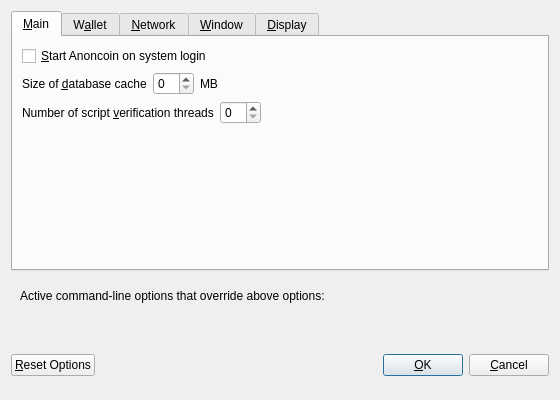
<?xml version="1.0" encoding="UTF-8"?>
<ui version="4.0">
 <class>OptionsDialog</class>
 <widget class="QDialog" name="OptionsDialog">
  <property name="geometry">
   <rect>
    <x>0</x>
    <y>0</y>
    <width>560</width>
    <height>400</height>
   </rect>
  </property>
  <property name="windowTitle">
   <string>Options</string>
  </property>
  <property name="modal">
   <bool>true</bool>
  </property>
  <layout class="QVBoxLayout" name="verticalLayout">
   <item>
    <widget class="QTabWidget" name="tabWidget">
     <property name="currentIndex">
      <number>0</number>
     </property>
     <widget class="QWidget" name="tabMain">
      <attribute name="title">
       <string>&amp;Main</string>
      </attribute>
      <layout class="QVBoxLayout" name="verticalLayout_Main">
       <item>
        <widget class="QCheckBox" name="anoncoinAtStartup">
         <property name="toolTip">
          <string>Automatically start Anoncoin after logging in to the system.</string>
         </property>
         <property name="text">
          <string>&amp;Start Anoncoin on system login</string>
         </property>
        </widget>
       </item>
       <item>
        <layout class="QHBoxLayout" name="horizontalLayout_2_Main">
         <item>
          <widget class="QLabel" name="databaseCacheLabel">
           <property name="text">
            <string>Size of &amp;database cache</string>
           </property>
           <property name="textFormat">
            <enum>Qt::PlainText</enum>
           </property>
           <property name="buddy">
            <cstring>databaseCache</cstring>
           </property>
          </widget>
         </item>
         <item>
          <widget class="QSpinBox" name="databaseCache"/>
         </item>
         <item>
          <widget class="QLabel" name="databaseCacheUnitLabel">
           <property name="text">
            <string>MB</string>
           </property>
           <property name="textFormat">
            <enum>Qt::PlainText</enum>
           </property>
          </widget>
         </item>
         <item>
          <spacer name="horizontalSpacer_2_Main">
           <property name="orientation">
            <enum>Qt::Horizontal</enum>
           </property>
           <property name="sizeHint" stdset="0">
            <size>
             <width>40</width>
             <height>20</height>
            </size>
           </property>
          </spacer>
         </item>
        </layout>
       </item>
       <item>
        <layout class="QHBoxLayout" name="horizontalLayout_3_Main">
         <item>
          <widget class="QLabel" name="threadsScriptVerifLabel">
           <property name="text">
            <string>Number of script &amp;verification threads</string>
           </property>
           <property name="textFormat">
            <enum>Qt::PlainText</enum>
           </property>
           <property name="buddy">
            <cstring>threadsScriptVerif</cstring>
           </property>
          </widget>
         </item>
         <item>
          <widget class="QSpinBox" name="threadsScriptVerif">
           <property name="toolTip">
            <string>(0 = auto, &lt;0 = leave that many cores free)</string>
           </property>
          </widget>
         </item>
         <item>
          <spacer name="horizontalSpacer_3_Main">
           <property name="orientation">
            <enum>Qt::Horizontal</enum>
           </property>
           <property name="sizeHint" stdset="0">
            <size>
             <width>40</width>
             <height>20</height>
            </size>
           </property>
          </spacer>
         </item>
        </layout>
       </item>
       <item>
        <spacer name="verticalSpacer_Main">
         <property name="orientation">
          <enum>Qt::Vertical</enum>
         </property>
         <property name="sizeHint" stdset="0">
          <size>
           <width>20</width>
           <height>40</height>
          </size>
         </property>
        </spacer>
       </item>
      </layout>
     </widget>
     <widget class="QWidget" name="tabWallet">
      <attribute name="title">
       <string>W&amp;allet</string>
      </attribute>
      <layout class="QVBoxLayout" name="verticalLayout_Wallet">
       <item>
        <widget class="QLabel" name="transactionFeeInfoLabel">
         <property name="text">
          <string>Optional transaction fee per kB that helps make sure your transactions are processed quickly. Most transactions are 1 kB.</string>
         </property>
         <property name="textFormat">
          <enum>Qt::PlainText</enum>
         </property>
         <property name="wordWrap">
          <bool>true</bool>
         </property>
        </widget>
       </item>
       <item>
        <layout class="QHBoxLayout" name="horizontalLayout_1_Wallet">
         <item>
          <widget class="QLabel" name="transactionFeeLabel">
           <property name="text">
            <string>Pay transaction &amp;fee</string>
           </property>
           <property name="textFormat">
            <enum>Qt::PlainText</enum>
           </property>
           <property name="buddy">
            <cstring>transactionFee</cstring>
           </property>
          </widget>
         </item>
         <item>
          <widget class="AnoncoinAmountField" name="transactionFee"/>
         </item>
         <item>
          <spacer name="horizontalSpacer_1_Wallet">
           <property name="orientation">
            <enum>Qt::Horizontal</enum>
           </property>
           <property name="sizeHint" stdset="0">
            <size>
             <width>40</width>
             <height>20</height>
            </size>
           </property>
          </spacer>
         </item>
        </layout>
       </item>
       <item>
        <spacer name="verticalSpacer_Wallet">
         <property name="orientation">
          <enum>Qt::Vertical</enum>
         </property>
         <property name="sizeHint" stdset="0">
          <size>
           <width>20</width>
           <height>40</height>
          </size>
         </property>
        </spacer>
       </item>
       <item>
        <widget class="QGroupBox" name="groupBox">
         <property name="title">
          <string>Expert</string>
         </property>
         <layout class="QVBoxLayout" name="verticalLayout_2">
          <item>
           <widget class="QCheckBox" name="coinControlFeatures">
            <property name="toolTip">
             <string>Whether to show coin control features or not.</string>
            </property>
            <property name="text">
             <string>Enable coin &amp;control features</string>
            </property>
           </widget>
          </item>
          <item>
           <widget class="QCheckBox" name="spendZeroConfChange">
            <property name="toolTip">
             <string>If you disable the spending of unconfirmed change, the change from a transaction cannot be used until that transaction has at least one confirmation. This also affects how your balance is computed.</string>
            </property>
            <property name="text">
             <string>&amp;Spend unconfirmed change</string>
            </property>
           </widget>
          </item>
         </layout>
        </widget>
       </item>
      </layout>
     </widget>
     <widget class="QWidget" name="tabNetwork">
      <attribute name="title">
       <string>&amp;Network</string>
      </attribute>
      <layout class="QVBoxLayout" name="verticalLayout_Network">
       <item>
        <widget class="QCheckBox" name="mapPortUpnp">
         <property name="toolTip">
          <string>Automatically open the Anoncoin client port on the router. This only works when your router supports UPnP and it is enabled.</string>
         </property>
         <property name="text">
          <string>Map port using &amp;UPnP</string>
         </property>
        </widget>
       </item>
       <item>
        <widget class="QCheckBox" name="connectSocks">
         <property name="toolTip">
          <string>Connect to the Anoncoin network through a SOCKS5 proxy.</string>
         </property>
         <property name="text">
          <string>&amp;Connect through SOCKS5 proxy (default proxy):</string>
         </property>
        </widget>
       </item>
       <item>
        <layout class="QHBoxLayout" name="horizontalLayout_1_Network">
         <item>
          <widget class="QLabel" name="proxyIpLabel">
           <property name="text">
            <string>Proxy &amp;IP:</string>
           </property>
           <property name="textFormat">
            <enum>Qt::PlainText</enum>
           </property>
           <property name="buddy">
            <cstring>proxyIp</cstring>
           </property>
          </widget>
         </item>
         <item>
          <widget class="QValidatedLineEdit" name="proxyIp">
           <property name="minimumSize">
            <size>
             <width>140</width>
             <height>0</height>
            </size>
           </property>
           <property name="maximumSize">
            <size>
             <width>140</width>
             <height>16777215</height>
            </size>
           </property>
           <property name="toolTip">
            <string>IP address of the proxy (e.g. IPv4: 127.0.0.1 / IPv6: ::1)</string>
           </property>
          </widget>
         </item>
         <item>
          <widget class="QLabel" name="proxyPortLabel">
           <property name="text">
            <string>&amp;Port:</string>
           </property>
           <property name="textFormat">
            <enum>Qt::PlainText</enum>
           </property>
           <property name="buddy">
            <cstring>proxyPort</cstring>
           </property>
          </widget>
         </item>
         <item>
          <widget class="QLineEdit" name="proxyPort">
           <property name="minimumSize">
            <size>
             <width>55</width>
             <height>0</height>
            </size>
           </property>
           <property name="maximumSize">
            <size>
             <width>55</width>
             <height>16777215</height>
            </size>
           </property>
           <property name="toolTip">
            <string>Port of the proxy (e.g. 9050)</string>
           </property>
          </widget>
         </item>
         <item>
          <spacer name="horizontalSpacer_1_Network">
           <property name="orientation">
            <enum>Qt::Horizontal</enum>
           </property>
           <property name="sizeHint" stdset="0">
            <size>
             <width>40</width>
             <height>20</height>
            </size>
           </property>
          </spacer>
         </item>
        </layout>
       </item>
       <item>
        <spacer name="verticalSpacer_Network">
         <property name="orientation">
          <enum>Qt::Vertical</enum>
         </property>
         <property name="sizeHint" stdset="0">
          <size>
           <width>20</width>
           <height>40</height>
          </size>
         </property>
        </spacer>
       </item>
      </layout>
     </widget>
     <widget class="QWidget" name="tabWindow">
      <attribute name="title">
       <string>&amp;Window</string>
      </attribute>
      <layout class="QVBoxLayout" name="verticalLayout_Window">
       <item>
        <widget class="QCheckBox" name="minimizeToTray">
         <property name="toolTip">
          <string>Show only a tray icon after minimizing the window.</string>
         </property>
         <property name="text">
          <string>&amp;Minimize to the tray instead of the taskbar</string>
         </property>
        </widget>
       </item>
       <item>
        <widget class="QCheckBox" name="minimizeOnClose">
         <property name="toolTip">
          <string>Minimize instead of exit the application when the window is closed. When this option is enabled, the application will be closed only after selecting Quit in the menu.</string>
         </property>
         <property name="text">
          <string>M&amp;inimize on close</string>
         </property>
        </widget>
       </item>
       <item>
        <spacer name="verticalSpacer_Window">
         <property name="orientation">
          <enum>Qt::Vertical</enum>
         </property>
         <property name="sizeHint" stdset="0">
          <size>
           <width>20</width>
           <height>40</height>
          </size>
         </property>
        </spacer>
       </item>
      </layout>
     </widget>
     <widget class="QWidget" name="tabDisplay">
      <attribute name="title">
       <string>&amp;Display</string>
      </attribute>
      <layout class="QVBoxLayout" name="verticalLayout_Display">
       <item>
        <layout class="QHBoxLayout" name="horizontalLayout_1_Display">
         <item>
          <widget class="QLabel" name="langLabel">
           <property name="text">
            <string>User Interface &amp;language:</string>
           </property>
           <property name="textFormat">
            <enum>Qt::PlainText</enum>
           </property>
           <property name="buddy">
            <cstring>lang</cstring>
           </property>
          </widget>
         </item>
         <item>
          <widget class="QValueComboBox" name="lang">
           <property name="toolTip">
            <string>The user interface language can be set here. This setting will take effect after restarting Anoncoin.</string>
           </property>
          </widget>
         </item>
        </layout>
       </item>
       <item>
        <layout class="QHBoxLayout" name="horizontalLayout_2_Display">
         <item>
          <widget class="QLabel" name="unitLabel">
           <property name="text">
            <string>&amp;Unit to show amounts in:</string>
           </property>
           <property name="textFormat">
            <enum>Qt::PlainText</enum>
           </property>
           <property name="buddy">
            <cstring>unit</cstring>
           </property>
          </widget>
         </item>
         <item>
          <widget class="QValueComboBox" name="unit">
           <property name="toolTip">
            <string>Choose the default subdivision unit to show in the interface and when sending coins.</string>
           </property>
          </widget>
         </item>
        </layout>
       </item>
       <item>
        <layout class="QHBoxLayout" name="horizontalLayout_3_Display">
         <item>
          <widget class="QLabel" name="thirdPartyTxUrlsLabel">
           <property name="toolTip">
            <string>Third party URLs (e.g. a block explorer) that appear in the transactions tab as context menu items. %s in the URL is replaced by transaction hash. Multiple URLs are separated by vertical bar |.</string>
           </property>
           <property name="text">
            <string>Third party transaction URLs</string>
           </property>
           <property name="buddy">
            <cstring>thirdPartyTxUrls</cstring>
           </property>
          </widget>
         </item>
         <item>
          <widget class="QLineEdit" name="thirdPartyTxUrls">
           <property name="toolTip">
            <string>Third party URLs (e.g. a block explorer) that appear in the transactions tab as context menu items. %s in the URL is replaced by transaction hash. Multiple URLs are separated by vertical bar |.</string>
           </property>
          </widget>
         </item>
        </layout>
       </item>
       <item>
        <spacer name="verticalSpacer_Display">
         <property name="orientation">
          <enum>Qt::Vertical</enum>
         </property>
         <property name="sizeHint" stdset="0">
          <size>
           <width>20</width>
           <height>40</height>
          </size>
         </property>
        </spacer>
       </item>
      </layout>
     </widget>
    </widget>
   </item>
   <item>
    <widget class="QFrame" name="frame">
     <layout class="QVBoxLayout" name="verticalLayout_Bottom">
      <item>
       <layout class="QHBoxLayout" name="horizontalLayout_Bottom">
        <item>
         <widget class="QLabel" name="overriddenByCommandLineInfoLabel">
          <property name="text">
           <string>Active command-line options that override above options:</string>
          </property>
          <property name="textFormat">
           <enum>Qt::PlainText</enum>
          </property>
         </widget>
        </item>
        <item>
         <spacer name="horizontalSpacer_Bottom">
          <property name="orientation">
           <enum>Qt::Horizontal</enum>
          </property>
          <property name="sizeHint" stdset="0">
           <size>
            <width>40</width>
            <height>20</height>
           </size>
          </property>
         </spacer>
        </item>
       </layout>
      </item>
      <item>
       <widget class="QLabel" name="overriddenByCommandLineLabel">
        <property name="text">
         <string/>
        </property>
        <property name="textFormat">
         <enum>Qt::PlainText</enum>
        </property>
        <property name="wordWrap">
         <bool>true</bool>
        </property>
       </widget>
      </item>
     </layout>
    </widget>
   </item>
   <item>
    <layout class="QHBoxLayout" name="horizontalLayout_Buttons">
     <item>
      <widget class="QPushButton" name="resetButton">
       <property name="toolTip">
        <string>Reset all client options to default.</string>
       </property>
       <property name="text">
        <string>&amp;Reset Options</string>
       </property>
       <property name="autoDefault">
        <bool>false</bool>
       </property>
      </widget>
     </item>
     <item>
      <spacer name="horizontalSpacer_1">
       <property name="orientation">
        <enum>Qt::Horizontal</enum>
       </property>
       <property name="sizeHint" stdset="0">
        <size>
         <width>40</width>
         <height>48</height>
        </size>
       </property>
      </spacer>
     </item>
     <item>
      <widget class="QLabel" name="statusLabel">
       <property name="minimumSize">
        <size>
         <width>200</width>
         <height>0</height>
        </size>
       </property>
       <property name="font">
        <font>
         <weight>75</weight>
         <bold>true</bold>
        </font>
       </property>
       <property name="text">
        <string/>
       </property>
       <property name="textFormat">
        <enum>Qt::PlainText</enum>
       </property>
       <property name="wordWrap">
        <bool>true</bool>
       </property>
      </widget>
     </item>
     <item>
      <spacer name="horizontalSpacer_2">
       <property name="orientation">
        <enum>Qt::Horizontal</enum>
       </property>
       <property name="sizeHint" stdset="0">
        <size>
         <width>40</width>
         <height>48</height>
        </size>
       </property>
      </spacer>
     </item>
     <item>
      <widget class="QPushButton" name="okButton">
       <property name="text">
        <string>&amp;OK</string>
       </property>
      </widget>
     </item>
     <item>
      <widget class="QPushButton" name="cancelButton">
       <property name="text">
        <string>&amp;Cancel</string>
       </property>
       <property name="autoDefault">
        <bool>false</bool>
       </property>
      </widget>
     </item>
    </layout>
   </item>
  </layout>
 </widget>
 <customwidgets>
  <customwidget>
   <class>AnoncoinAmountField</class>
   <extends>QLineEdit</extends>
   <header>anoncoinamountfield.h</header>
   <container>1</container>
  </customwidget>
  <customwidget>
   <class>QValidatedLineEdit</class>
   <extends>QLineEdit</extends>
   <header>qvalidatedlineedit.h</header>
  </customwidget>
  <customwidget>
   <class>QValueComboBox</class>
   <extends>QComboBox</extends>
   <header>qvaluecombobox.h</header>
  </customwidget>
 </customwidgets>
 <resources/>
 <connections/>
</ui>
